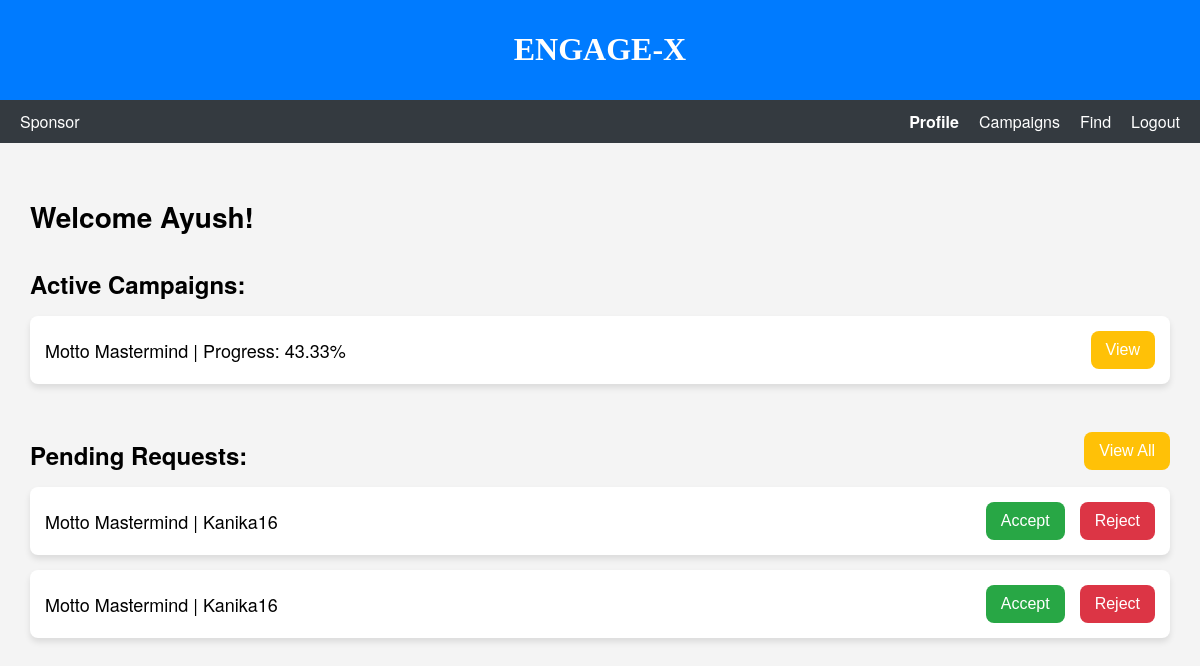
/sdashboard (signed in), run on the app's committed database.
### models.py (models this page shows, shortened)
class Profile(db.Model):
    __tablename__ = "profile"
    id = db.Column(db.Integer, primary_key=True, autoincrement=True)
    user_id = db.Column(db.Integer, db.ForeignKey("user.id"), nullable=False)
    name = db.Column(db.String, nullable=False)
    industry = db.Column(db.String)
    niche = db.Column(db.String)
    reach = db.Column(db.Integer)
    funds = db.Column(db.Float)
    user = db.relationship('User', back_populates='profile')

class Campaign(db.Model):
    __tablename__ = "campaign"
    id = db.Column(db.Integer, primary_key=True, autoincrement=True)
    sponsor_id = db.Column(db.Integer, db.ForeignKey("user.id"), nullable=False)
    title = db.Column(db.String, nullable=False)
    description = db.Column(db.String, nullable=False)
    goals = db.Column(db.Text, nullable=False)
    start_date = db.Column(db.String, nullable=False)
    days = db.Column(db.Integer, nullable=False)
    funds = db.Column(db.Float, nullable=False)
    visibility = db.Column(db.String, nullable=False)  # public or private
    sponsor = db.relationship('User', back_populates='campaigns')
    ad_requests = db.relationship('AdRequest', back_populates='campaign')
    def get_end_date(self):
        start_date_obj = datetime.strptime(self.start_date, "%Y-%m-%d")
        end_date_obj = start_date_obj + timedelta(days=self.days)
        return end_date_obj.strftime("%Y-%m-%d")
    def get_progress(self):
        start_date_obj = datetime.strptime(self.start_date, "%Y-%m-%d")
        today = datetime.today()
        elapsed_days = (today - start_date_obj).days
        progress = "{:.2f}".format((elapsed_days / self.days) * 100)  # Format progress to 2 decimal places
        progress = min(max(float(progress), 0), 100)  # Ensure progress is between 0 and 100
        return progress

class User(db.Model):
    __tablename__ = "user"
    id = db.Column(db.Integer, primary_key=True, autoincrement=True)
    username = db.Column(db.String, nullable=False)
    email = db.Column(db.String, nullable=False)
    role = db.Column(db.String, nullable=False) # admin , sponsor or influencer
    password = db.Column(db.String, nullable=False)
    is_flagged = db.Column(db.Boolean, default=False, nullable=False)  # New attribute for flagging users
    profile = db.relationship('Profile', back_populates='user', uselist=False)
    campaigns = db.relationship('Campaign', back_populates='sponsor')
    ad_requests = db.relationship('AdRequest', back_populates='influencer')

### app.py (the view)
@app.route('/sdashboard', methods = ['GET', 'POST'])
def sdashboard():
    sponsor = Profile.query.filter(Profile.user_id == current_userID).first()
    name = sponsor.name
    today = datetime.today()
    dat = Campaign.query.filter(Campaign.sponsor_id == current_userID).all()
    for campaign in dat:
        campaign.end_date = campaign.get_end_date()
        campaign.progress = campaign.get_progress()
    active_campaigns = [campaign for campaign in dat if datetime.strptime(campaign.start_date, "%Y-%m-%d")
                        <= today <= datetime.strptime(campaign.end_date, "%Y-%m-%d")]
    ad_requests = AdRequest.query.join(Campaign).filter(
        Campaign.sponsor_id == current_userID,
        AdRequest.initiator == 'influencer',
        AdRequest.status == 'Pending').all()
    requests_data = []
    for request in ad_requests:
        influencer = User.query.filter(User.id == request.influencer_id).first()
        requests_data.append({
            'campaign_title': request.campaign.title,
            'influencer_username': influencer.username,
            'request_id': request.id
        })
    today_date = today.strftime("%Y-%m-%d")
    return rt('sdashboard.html',
              name =name,
              campaigns = active_campaigns,
              requests = requests_data,
              today_date = today_date,
              userID = current_userID)

### templates/sdashboard.html (shortened to what this page needs)
<!DOCTYPE html>
<html lang="en">
<head>
    <link rel="stylesheet" href="/static/css/sdashboard.css">
</head>
<body>
    <header>
        <h1>ENGAGE-X</h1>
    </header>
    <nav class="navbar">
        <div class="navbar-left">
            <span>Sponsor</span>
        </div>
        <div class="navbar-right">
            <a href="#" class="active" id="profile-link">Profile</a>
            <a href="{{ url_for('scampaigns') }}" id="campaigns-link">Campaigns</a>
            <a href="{{ url_for('find_sponsor') }}" id="find-link">Find</a>
            <a href="{{ url_for('logout') }}">Logout</a>
        </div>
    </nav>
    <main>
        <div class="dashboard-container">
            <h2>Welcome {{ name }}!</h2>
            <section class="active-campaigns">
                <h3>Active Campaigns:</h3>
                {% if campaigns %}
                    {% for campaign in campaigns %}
                    <div class="campaign">
                        <span>{{ campaign.title }} | Progress: {{ campaign.progress }}%</span>
                        <form class="view-more-form"
                        action="{{ url_for('view_details', id=campaign.id, source = 'campaign') }}"
                        method="POST">
                            <button class="view-btn">View</button>
                        </form>
                    </div>
                    {% endfor %}
                {% else %}
                    <div class="campaign">
                        <span>No active campaigns</span>
                    </div>
                {% endif %}
            </section>
            <section class="pending-requests">
                <div class="header-container">
                    <h3>Pending Requests:</h3>
                    <form class="view-requests"
                              action="{{ url_for('view_requests', id=userID, source='requests') }}"
                              method="POST">
                            <button type="submit" class="view-btn">View All</button>
                    </form>
                </div>
                {% if requests %}
                    {% for request in requests %}
                    <div class="request">
                        <span>{{ request.campaign_title }} | {{ request.influencer_username }}</span>
                        <form action="{{ url_for('update_request_status', request_id=request.request_id, source = 'sponsor') }}" method="POST">
                            <button class="accept-btn" type="submit">Accept</button>
                        </form>
                        <form action="{{ url_for('update_request_status', request_id=request.request_id, source = 'sponsor') }}" method="POST">
                            <button class="reject-btn" type="submit">Reject</button>
                        </form>
                    </div>
                    {% endfor %}
                {% else %}
                    <div class="request">
                        <span>No Pending requests!!</span>
                    </div>
                {% endif %}
            </section>
        </div>
    </main>
</body>
</html>

### static/css/sdashboard.css (style rules this page uses)
body { font-family: 'Helvetica Neue', sans-serif; margin: 0; padding: 0; background-color: #f4f4f4; }
header { font-family: stylish; background-color: #007bff; color: white; padding: 10px 20px; text-align: center; }
.navbar { display: flex; justify-content: space-between; background-color: #343a40; color: white; padding: 10px 20px; }
.navbar-left { display: flex; align-items: center; }
.navbar-right { display: flex; align-items: center; }
.navbar-right a { color: white; text-decoration: none; margin-left: 20px; }
.navbar-right a.active { font-weight: bold; }
.dashboard-container { padding: 30px; }
.dashboard-container h2 { margin-bottom: 30px; font-size: 28px; }
.active-campaigns, .pending-requests { margin-bottom: 30px; }
.header-container { display: flex; justify-content: space-between; align-items: center; }
.active-campaigns h3, .pending-requests h3 { margin-bottom: 15px; font-size: 24px; }
.campaign, .request { display: flex; align-items: center; justify-content: space-between; background-color: white; padding: 15px; margin-bottom: 15px; border-radius: 8px; box-shadow: 0 4px 6px rgba(0,0,0,0.1); }
.campaign span, .request span { flex-grow: 1; font-size: 18px; }
.view-btn, .accept-btn, .reject-btn { padding: 10px 15px; margin-left: 15px; border: none; border-radius: 8px; cursor: pointer; font-size: 16px; }
.view-btn { background-color: #ffc107; color: white; }
.accept-btn { background-color: #28a745; color: white; }
.reject-btn { background-color: #dc3545; color: white; }

### data on the page
Profile: name "Ayush"
Campaign: title "Motto Mastermind", progress "43.33", campaign_title "Motto Mastermind" "Motto Mastermind"
User: influencer_username "Kanika16" "Kanika16"
